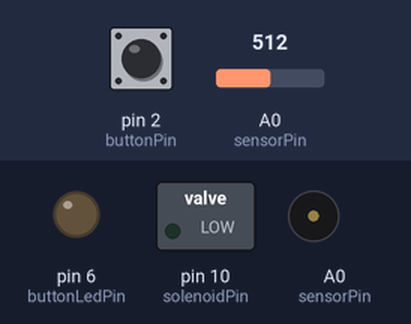
Bench run of a sketch on a simulated Arduino Uno, built with avr-gcc and run on an emulated ATmega328P. Parts: switched loads named in the sketch (green lamp = pin HIGH), output pins drawn as LEDs (lit = HIGH), buzzer (waves = sounding). Dashed ring = blinking. The test bench sets the inputs (shaded band); at power-on: pin 2 (buttonPin) HIGH, A0 (sensorPin) = 512.

Above: at 2.0 s.
2.1 s: pin 2 (buttonPin) pulled LOW for 0.15 s
At 2.31 s:
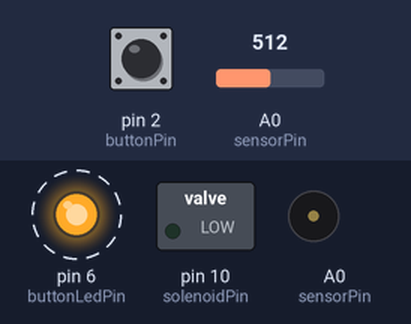
5.1 s: pin 2 (buttonPin) pulled LOW for 1 s
At 6.7 s:
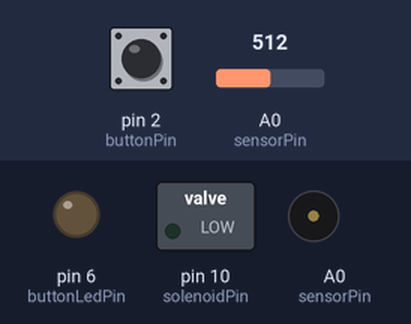
9.1 s: pin 2 (buttonPin) pulled LOW for 3.2 s
At 13.0 s:
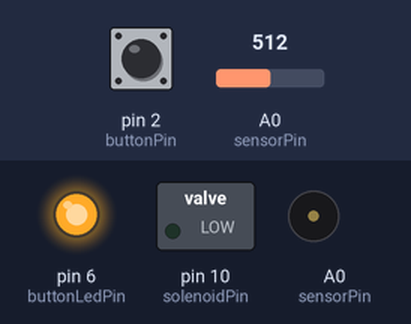
13.8 s: A0 (sensorPin) set to 531
At 13.95 s:
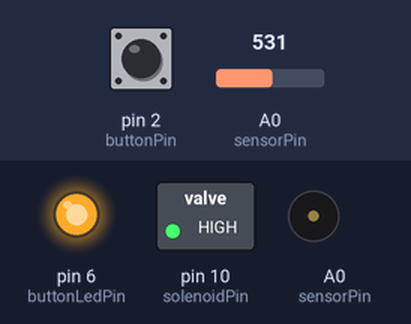
Timing chart, 0 to 16.5 s (numbered marks = the images above; inputs shaded):
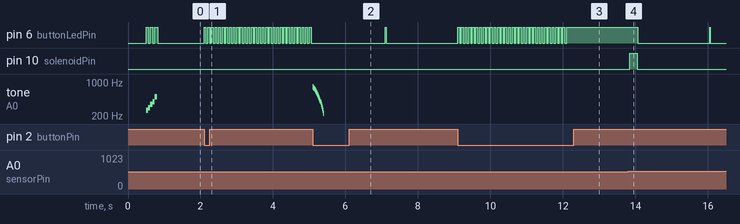

The sketch:

spakorn_v1.ino
```cpp
#include "PiezoTouchSensor.h"
#include "Button.h"
#include "State.h"

//#define _DEBUG

long int chargeDuration = 3000; // ms

void setup() {
  pinMode(solenoidPin, OUTPUT);
  pinMode(buttonLedPin, OUTPUT);
  digitalWrite(buttonLedPin, LOW);

  // debug
  /*
    for (int p=0; p<17; ++p) {
    pinMode(p, OUTPUT);
    for (int i = 0; i < 3; ++i) {
      digitalWrite(p, HIGH);
      delay(100);
      digitalWrite(p, LOW);
      delay(100);
    }
    }
  */

  sensor = new PiezoTouchSensor(sensorPin);
  sensor->setThreshold(6);
  sensor->setNudge(0.0001, 0.01);

  button = new Button(buttonPin);

  playStartSound();

  setState(Waiting);
}

void loop() {
  unsigned long now = millis();
  unsigned long stateElapsedTime = now - stateBeginTime;
  button->update();

  switch (state) {
    case Waiting:
      {
        // blink led slow
        digitalWrite(buttonLedPin, stateElapsedTime % 2000 < 20);

        if (button->getOnLow()) {
          nextState();
        }
      }
      break;
    case Charging:
      {
        // if button pressed, cancel
        if (button->getOnLow()) {
          setState(Waiting);
          playCancelSound();
        } else {
          // blink led fast
          digitalWrite(buttonLedPin, stateElapsedTime % 100 < 50);
          float t = (float)stateElapsedTime / chargeDuration;
          tone(sensorPin, 200 + t * 600);

          // check end of state
          if (stateElapsedTime > chargeDuration) {
            nextState();
          }
        }
      }
      break;
    case Ready:
      // if button pressed, cancel
      if (button->getOnLow()) {
        playCancelSound();
        setState(Waiting);
      } else {
        sensor->update();

        // if touched, discharge and go next state
        if (sensor->getTouched()) {
          discharge();
          nextState();
        }
      }
      break;
  }

  delay(1);
}

void discharge() {
  digitalWrite(solenoidPin, HIGH);
  delay(200);
  digitalWrite(solenoidPin, LOW);
}

void playStartSound() {
  pinMode(sensorPin, OUTPUT);
  int duration = 60; // us
  tone(sensorPin, 262); // do
  digitalWrite(buttonLedPin, HIGH);
  delay(duration);
  tone(sensorPin, 294); // re
  digitalWrite(buttonLedPin, LOW);
  delay(duration);
  tone(sensorPin, 350); // fa
  digitalWrite(buttonLedPin, HIGH);
  delay(duration);
  tone(sensorPin, 392); // so
  digitalWrite(buttonLedPin, LOW);
  delay(duration);
  tone(sensorPin, 494); // si
  digitalWrite(buttonLedPin, HIGH);
  delay(duration);
  noTone(sensorPin);
  digitalWrite(buttonLedPin, LOW);
  pinMode(sensorPin, INPUT);
}

void playCancelSound() {
  pinMode(sensorPin, OUTPUT);
  digitalWrite(buttonLedPin, LOW);

  for (int i = 0, N = 20; i < N; ++i) {
    float f = map(i, 0, N, 800, 200);
    tone(sensorPin, f);
    delay(300 / N);
  }

  noTone(sensorPin);
  pinMode(sensorPin, INPUT);
}
```

Button.h
```cpp
class Button {
  public:
    Button(int pin):
      pin(pin) {
      pinMode(pin, INPUT_PULLUP);
      state = digitalRead(pin);
      pastChangeTime = millis();
    }
    ~Button() {

    }

    void update() {
      onLowFlag = false;
      onHighFlag = false;

      now = millis();

      if (now > pastChangeTime + ignoreTime) {
        current = digitalRead(pin);
        if (state != current) {
          state = current;
          pastChangeTime = now;

          if (state == LOW) {
            onLowFlag = true;
          }else{
            onHighFlag = true;
          }
        }
      }
    }

    bool getState() {
      return state;
    }

    bool getOnLow() {
      return onLowFlag;
    }

    bool getOnHigh() {
      return onHighFlag;
    }

    bool getOnChangd() {
      return onLowFlag || onHighFlag;
    }

  private:
    int pin;
    bool state, onLowFlag, onHighFlag, current;
    const unsigned long int ignoreTime = 100; // msec
    unsigned long int pastChangeTime, now; // msec
};
```

PiezoTouchSensor.h
```cpp
class PiezoTouchSensor {
  public:
    PiezoTouchSensor(int _analogPin) {
      sensorPin = _analogPin;

      initialize();

      // 感度はここの数値で決まる。小さいと感度が高い
      setThreshold(20000);

      // センシングするバンドパスフィルターに関わる値
      setNudge(0.1, 0.01);
    }
    ~PiezoTouchSensor() {
      ;
    }

    void initialize() {
      pinMode(sensorPin, INPUT);
      delay(500);
      averageSlow = averageQuick = analogRead(sensorPin);
    }

    void update() {
      value = analogRead(sensorPin);
      averageSlow += (value - averageSlow) * nudgeSlow;
      averageQuick += (value - averageQuick) * nudgeQuick;

      if (abs(averageQuick - averageSlow) > threshold) {
        touched = true;
      }
      else {
        touched = false;
      }
    }

    bool getTouched() {
      return touched;
    }

    void setThreshold(double _threshold) {
      threshold = _threshold;
    }

    void setNudge(double _slow, double _quick) {
      nudgeSlow = constrain(_slow, 0, 1.0);
      nudgeQuick = constrain(_quick, 0, 1.0);
    }

    double getThreshold() {
      return threshold;
    }

  private:

    int sensorPin;
    int value;
    double averageSlow, averageQuick;
    double threshold, nudgeSlow, nudgeQuick;
    bool touched;
};
```

State.h
```cpp
#include "DefinedPins.h"

enum State {
  Waiting,
  Charging,
  Ready,
  StateNum
};

State state;
unsigned long int stateBeginTime;

void setState(State next) {
  // on state begin
  switch (next) {
    case Waiting:
      // button led OFF
      digitalWrite(buttonLedPin, HIGH);
      break;
    case Charging:
      pinMode(sensorPin, OUTPUT);
      break;
    case Ready:
      noTone(sensorPin);
      pinMode(sensorPin, INPUT);
      // button LED ON
      digitalWrite(buttonLedPin, HIGH);

      // sensor ready
      sensor->initialize();

      break;
  }

  state = next;
  stateBeginTime = millis();
}

void nextState() {
  // go to next state
  State next = ((int)state + 1) % StateNum;
  setState(next);
}
```

DefinedPins.h
```cpp
int buttonPin = 2;
int buttonLedPin = 6;

int sensorPin = A0;
int batteryPin = A1;
int solenoidPin = 10;

PiezoTouchSensor *sensor;
Button *button;
```

Measured:
- the behaviour switches between 518 and 519 on A0 (sensorPin) (found by bisection; images 3 and 4)
- after the input at 2.1 s, pin 6 (buttonLedPin): alternates HIGH for 0.05 s and LOW for 0.05 s, starting at once
- after the input at 5.1 s, pin 6 (buttonLedPin): LOW → HIGH after 2.0 s instead of 0.00 s; tone on A0 (sensorPin): plays 800 Hz for 0.02 s, 770 Hz for 0.02 s, 740 Hz for 0.02 s, 710 Hz for 0.02 s, 680 Hz for 0.02 s, 650 Hz for 0.02 s … (20 notes in this stretch), starting at once
- after the input at 9.1 s, pin 6 (buttonLedPin): alternates HIGH for 0.05 s and LOW for 0.05 s, 59 changes in all, then stays HIGH, starting after 0.10 s
- after the input at 13.8 s, pin 6 (buttonLedPin): HIGH → LOW after 0.27 s, → HIGH 2.0 s later, → LOW 0.02 s later; pin 10 (solenoidPin): LOW → HIGH after 0.05 s, → LOW 0.20 s later
- by itself, pin 6 (buttonLedPin): alternates HIGH for 0.07 s and LOW for 0.06 s, 5 changes in all, then stays LOW
